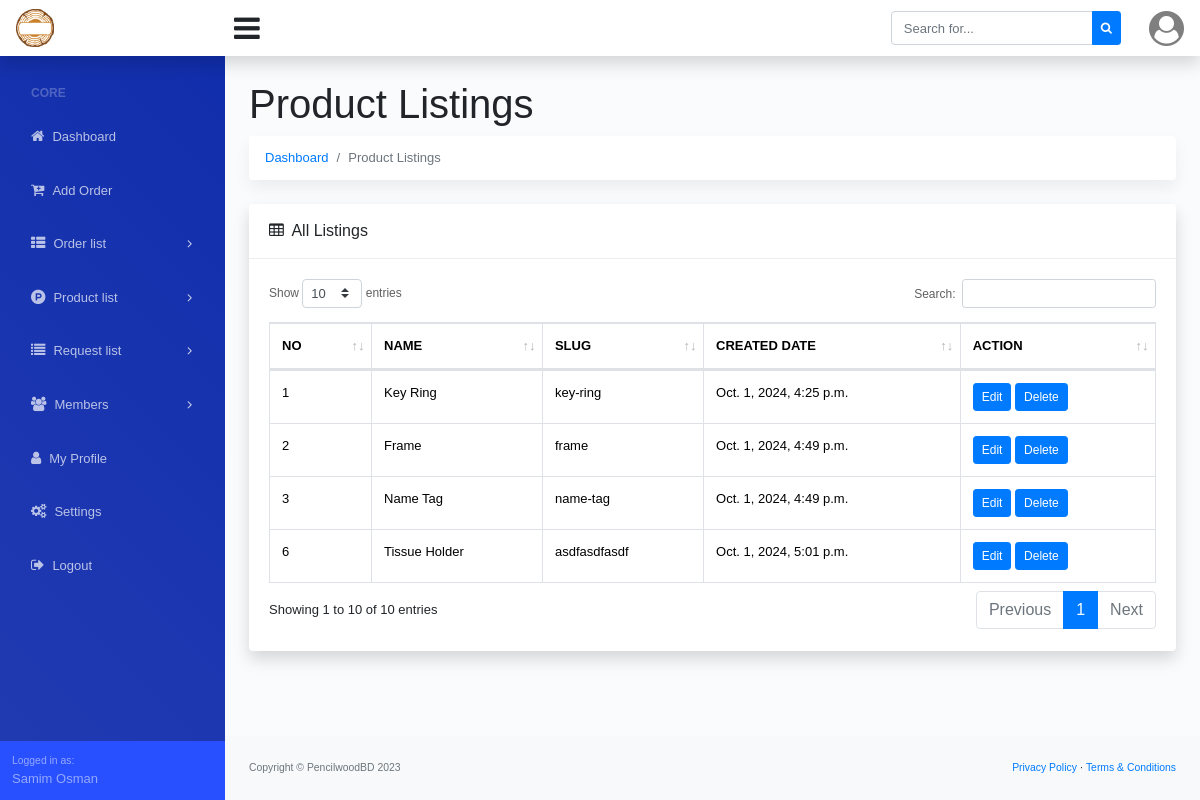
Page /product-list/ (signed in) on the committed database.
### dashboard/models.py (models this page shows, shortened)
class Site_Settings(models.Model):
    fav_icon = models.ImageField(upload_to='logo/', blank=True, null=True)
    logo = models.ImageField(upload_to='logo/', blank=True, null=True)
    website_name = models.CharField(max_length=200, blank=True, null=True)
    website_title = models.CharField(max_length=1000, blank=True, null=True)
    copyright_company = models.CharField(max_length=200)
    copyright_year = models.CharField(max_length=4)

### account/models.py (models this page shows, shortened)
class Custom_User(AbstractUser):
    USER_TYPE = (
        ('Admin', 'Admin'),
        ('Staff', 'Staff'),
    )
    user_type = models.CharField(max_length=20, choices=USER_TYPE, blank=True, null=True)
    email = models.EmailField(("email address"), blank=True, unique=True)
    phone_number = models.CharField(max_length=14, blank=True, null=True)
    USERNAME_FIELD = "email"
    REQUIRED_FIELDS = ["username"]

### order/models.py (models this page shows, shortened)
class Product(models.Model):
    name = models.CharField(max_length=250)
    slug = models.SlugField(max_length=250, blank=True, null=True)
    created_date = models.DateTimeField(auto_now_add=True)

### dashboard/views.py (the view)
# urls.py: path('product-list/', ProductListView.as_view(), name='product_list'),
class ProductListView(LoginRequiredMixin, ListView):
    model = Product
    template_name = 'product/product_list.html'  # Your template for listing
    context_object_name = 'products'

### dashboard/context_processor.py (called while the page is built)
def website_settings(request):
    website_setting = Site_Settings.objects.all().first()
    return {'website_setting': website_setting}

### templates/product/product_list.html (shortened to what this page needs)
{% extends '../base.html' %}
{% block dashboard_body %}
<main>
    <div class="container-fluid">
        <h1 class="mt-4">Product Listings</h1>
        <ol class="breadcrumb mb-4">
            <li class="breadcrumb-item"><a href="{% url 'dashboard' %}">Dashboard</a></li>
            <li class="breadcrumb-item active">Product Listings</li>
        </ol>
        <div class="row">
            <div class="col-xl-12">
                <div class="card mb-4">
                    <div class="card-header">
                        <i class="fa fa-table mr-1"></i>
                        All Listings
                    </div>
                    <div class="card-body">
                        <div class="table-responsive">
                            <div id="dataTable_wrapper" class="dataTables_wrapper dt-bootstrap4 no-footer">
                                <div class="row">
                                    <div class="col-sm-12 col-md-6">
                                        <div class="dataTables_length" id="dataTable_length"><label>Show <select
                                                    name="dataTable_length" aria-controls="dataTable"
                                                    class="custom-select custom-select-sm form-control form-control-sm">
                                                    <option value="10">10</option>
                                                </select> entries</label></div>
                                    </div>
                                    <div class="col-sm-12 col-md-6">
                                        <div id="dataTable_filter" class="dataTables_filter"><label>Search:<input
                                                    type="search" class="form-control form-control-sm" placeholder=""
                                                    aria-controls="dataTable"></label></div>
                                    </div>
                                </div>
                                <div class="row">
                                    <div class="col-sm-12">
                                        <table class="table table-bordered dataTable no-footer" id="dataTable"
                                            width="100%" cellspacing="0" role="grid" aria-describedby="dataTable_info"
                                            style="width: 100%;">
                                            <thead>
                                                <tr class="text-uppercase" role="row">
                                                    <th class="sorting" tabindex="0" aria-controls="dataTable"
                                                        rowspan="1" colspan="1"
                                                        aria-label="No: activate to sort column ascending"
                                                        style="width: fixed;">No</th>
                                                    <th class="sorting" tabindex="0" aria-controls="dataTable"
                                                        rowspan="1" colspan="1"
                                                        aria-label="Name: activate to sort column ascending" ">Name</th>
                                                    <th class=" sorting" tabindex="0" aria-controls="dataTable"
                                                        rowspan="1" colspan="1"
                                                        aria-label="Slug: activate to sort column ascending" ">Slug</th>
                                                    <th class=" sorting" tabindex="0" aria-controls="dataTable"
                                                        rowspan="1" colspan="1"
                                                        aria-label="Created Date: activate to sort column ascending">
                                                        Created Date</th>
                                                    <th class="sorting" tabindex="0" aria-controls="dataTable"
                                                        rowspan="1" colspan="1"
                                                        aria-label="Action: activate to sort column ascending">Action
                                                    </th>
                                                </tr>
                                            </thead>
                                            <tbody>
                                                {% for product in products %}
                                                <tr role="row" class="odd">
                                                    <td> {{product.id}}</td>
                                                    <td>{{product.name}}</td>
                                                    <td>
                                                        {{product.slug}}
                                                    </td>
                                                    <td>
                                                        {{product.created_date}}
                                                    </td>
                                                    <td>
                                                        <a href="{% url 'product-update' product.id %}"
                                                            class="btn btn-primary btn-sm">
                                                            Edit
                                                        </a>
                                                        <a href="{% url 'product-delete' product.id %}"
                                                            class="btn btn-primary btn-sm">
                                                            Delete
                                                        </a>
                                                    </td>
                                                </tr>
                                                {% endfor %}
                                            </tbody>
                                        </table>
                                    </div>
                                </div>
                                <div class="row">
                                    <div class="col-sm-12 col-md-5">
                                        <div class="dataTables_info" id="dataTable_info" role="status"
                                            aria-live="polite">Showing 1 to 10 of 10 entries</div>
                                    </div>
                                    <div class="col-sm-12 col-md-7">
                                        <div class="dataTables_paginate paging_simple_numbers" id="dataTable_paginate">
                                            <ul class="pagination">
                                                <li class="paginate_button page-item previous disabled"
                                                    id="dataTable_previous"><a href="#" aria-controls="dataTable"
                                                        data-dt-idx="0" tabindex="0" class="page-link">Previous</a></li>
                                                <li class="paginate_button page-item active"><a href="#"
                                                        aria-controls="dataTable" data-dt-idx="1" tabindex="0"
                                                        class="page-link">1</a></li>
                                                <li class="paginate_button page-item next disabled" id="dataTable_next">
                                                    <a href="#" aria-controls="dataTable" data-dt-idx="2" tabindex="0"
                                                        class="page-link">Next</a>
                                                </li>
                                            </ul>
                                        </div>
                                    </div>
                                </div>
                            </div>
                        </div>
                    </div>
                </div>
            </div>
        </div>
    </div>
</main>
{% endblock dashboard_body %}

### templates/base.html (shortened to what this page needs)
{% load static %}
<!DOCTYPE html>
<html lang="en">
<head>
  <link href="https://cdn.jsdelivr.net/npm/bootstrap@5.3.2/dist/css/bootstrap.min.css" rel="stylesheet"
>
  <link href="{% static 'assets/css/dataTables.bootstrap4.min.css' %}" rel="stylesheet">
  <link href="{% static 'assets/css/styles.css' %}" rel="stylesheet" />
  <link rel="stylesheet" href="https://cdnjs.cloudflare.com/ajax/libs/font-awesome/4.7.0/css/font-awesome.min.css">
</head>
<body class="sb-nav-fixed">
  {% include './navbar.html' %}
  <div id="layoutSidenav">
    <div id="layoutSidenav_nav">
      {% include './side_navbar.html' %}
    </div>
    <div id="layoutSidenav_content">
      {% block dashboard_body %}
      {% endblock dashboard_body %}
      <footer class="py-4 bg-light mt-auto">
        <div class="container-fluid">
          <div class="d-flex align-items-center justify-content-between small">
            <div class="text-muted">Copyright &copy; {{website_setting.copyright_company}} {{website_setting.copyright_year}}</div>
            <div>
              <a href="">Privacy Policy</a>
              &middot;
              <a href="">Terms &amp; Conditions</a>
            </div>
          </div>
        </div>
      </footer>
    </div>
  </div>
</body>
</html>

### templates/navbar.html (shortened to what this page needs)
{% load static %}
<nav class="sb-topnav navbar navbar-expand navbar-light bg-white shadow-sm">
    <a class="navbar-brand" href="{% url 'dashboard' %}">
        <img alt="logo" src="{{website_setting.logo.url}}" width="60%">
    </a>
    <button class="btn btn-link btn-sm order-1 order-lg-0" id="sidebarToggle" href="#"
        style="font-size: 30px !important;"><i class="fa fa-bars"></i></button>
    <form class="d-none d-md-inline-block form-inline ml-auto mr-0 mr-md-3 my-2 my-md-0">
        <div class="input-group">
            <input class="form-control" type="text" placeholder="Search for..." aria-label="Search"
                aria-describedby="basic-addon2" />
            <div class="input-group-append">
                <button class="btn btn-primary btn-sm" type="button"><i class="fa fa-search"></i></button>
            </div>
        </div>
    </form>
    <ul class="navbar-nav ml-auto ml-md-0">
        <li class="nav-item dropdown no-arrow ml-1 osahan-profile-dropdown">
            <a class="nav-link dropdown-toggle pr-0" href="#" role="button" data-toggle="dropdown" aria-haspopup="true"
                aria-expanded="false">
                <i class="fa fa-user-circle" style="font-size: 35px;"></i>
            </a>
        </li>
    </ul>
</nav>

### templates/side_navbar.html (shortened to what this page needs)
{% url 'dashboard' as admin_dashboard_url %}
<nav class="sb-sidenav accordion sb-sidenav-dark" id="sidenavAccordion">
    <div class="sb-sidenav-menu">
        <div class="nav">
            <div class="sb-sidenav-menu-heading">Core</div>
            <a class="nav-link Active" href="{{admin_dashboard_url}}">
                <div class="sb-nav-link-icon"><i class="fa fa-home"></i></div>
                Dashboard
            </a>
            <a class="nav-link Active" href="{% url 'add_new_order' %}">
                <div class="sb-nav-link-icon"><i class="fa fa-cart-plus"></i></div>
                Add Order
            </a>
            <a class="nav-link collapsed" href="#" data-toggle="collapse" data-target="#collapseOrder"
                aria-expanded="false" aria-controls="collapseOrder">
                <div class="sb-nav-link-icon"><i class="fa fa-th-list"></i></div>
                Order list
                <div class="sb-sidenav-collapse-arrow"><i class="fa fa-angle-down"></i></div>
            </a>
            <a class="nav-link collapsed" href="#" data-toggle="collapse" data-target="#collapseProduct"
                aria-expanded="false" aria-controls="collapseProduct">
                <div class="sb-nav-link-icon"><i class="fa fa-product-hunt"></i></div>
                Product list
                <div class="sb-sidenav-collapse-arrow"><i class="fa fa-angle-down"></i></div>
            </a>
            <a class="nav-link collapsed" href="#" data-toggle="collapse" data-target="#collapseRequest"
                aria-expanded="false" aria-controls="collapseRequest">
                <div class="sb-nav-link-icon"><i class="fa fa-list"></i></div>
                Request list
                <div class="sb-sidenav-collapse-arrow"><i class="fa fa-angle-down"></i></div>
            </a>
            <a class="nav-link collapsed" href="#" data-toggle="collapse" data-target="#collapseMembers"
                aria-expanded="false" aria-controls="collapseMembers">
                <div class="sb-nav-link-icon"><i class="fa fa-users"></i></div>
                Members
                <div class="sb-sidenav-collapse-arrow"><i class="fa fa-angle-down"></i></div>
            </a>
            <a class="nav-link Active" href="{% url 'my_profile' %}">
                <div class="sb-nav-link-icon"><i class="fa fa-user"></i></div>
                My Profile
            </a>
            <a class="nav-link Active" href="{% url 'settings' %}">
                <div class="sb-nav-link-icon"><i class="fa fa-gears"></i></div>
                Settings
            </a>
            <a class="nav-link" href="{% url 'logout' %}">
                <div class="sb-nav-link-icon"><i class="fa fa-sign-out"></i></div>
                Logout
            </a>
        </div>
    </div>
    <div class="sb-sidenav-footer">
        <div class="small">Logged in as:</div>
        {{request.user.first_name}} {{request.user.last_name}}
    </div>
</nav>

### rows in the picture
Site_Settings: logo (picture), copyright_company "PencilwoodBD", copyright_year "2023"
Custom_User: user.first_name "Samim", user.last_name "Osman"
Product: id "1", name "Key Ring", slug "key-ring", created_date "Oct. 1, 2024, 4:25 p.m."
Product: id "2", name "Frame", slug "frame", created_date "Oct. 1, 2024, 4:49 p.m."
Product: id "3", name "Name Tag", slug "name-tag", created_date "Oct. 1, 2024, 4:49 p.m."
Product: id "6", name "Tissue Holder", slug "asdfasdfasdf", created_date "Oct. 1, 2024, 5:01 p.m."
